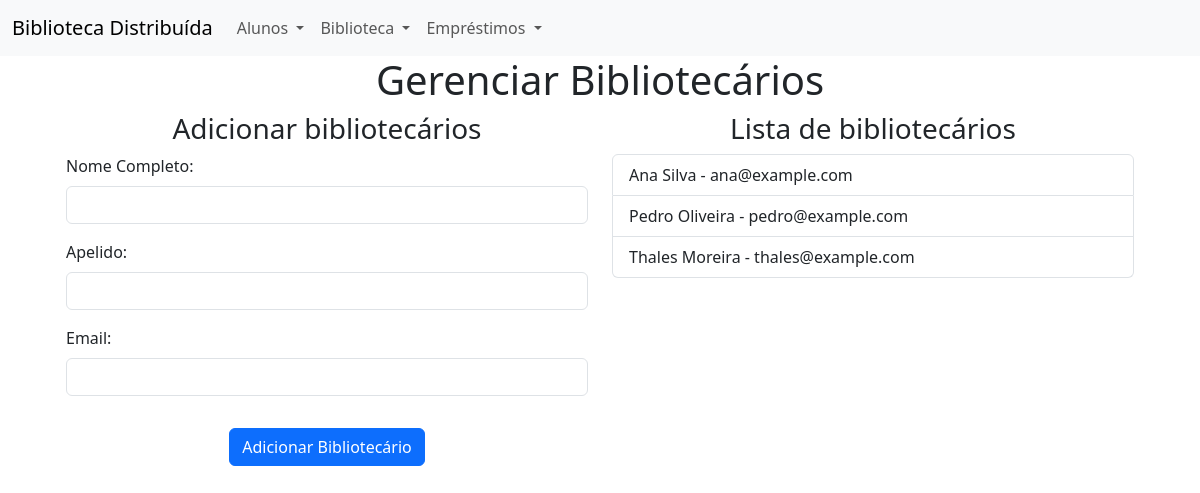
Page /bibliotecarios on the committed database.
### models.py (models this page shows)
class Bibliotecario(db.Model):
    id = db.Column(db.Integer, primary_key=True)
    nome_completo = db.Column(db.String(100), nullable=False)
    apelido = db.Column(db.String(50))
    email = db.Column(db.String(100), unique=True, nullable=False)

### views.py (the view)
@app.route('/bibliotecarios', methods=['GET', 'POST'])
def bibliotecarios():
    return controller.gerenciar_bibliotecarios()

### controller.py (called while the page is built, shortened)
@handle_request_with_error_handling
def gerenciar_bibliotecarios():
    bibliotecarios = Bibliotecario.query.all()
    return render_template('bibliotecarios.html', bibliotecarios=bibliotecarios, active_page='bibliotecarios')

### templates/bibliotecarios.html (shortened to what this page needs)
{% extends "index.html" %}
{% block content %}
<div class="container">
        <p class="h1 text-center">Gerenciar Bibliotecários</p>
    <div class="container">
        <div class="row">
            <div class="col">
                <p class="h3 text-center">Adicionar bibliotecários</p>
                <form action="{{ url_for('bibliotecarios') }}" method="POST">
            <div class="mb-3">
                <label class="form-label" for="nome_completo">Nome Completo:</label>
                <input class="form-control" type="text" id="nome_completo" name="nome_completo" required>
            </div>
            <div class="mb-3">
                <label class="form-label" for="apelido">Apelido:</label>
                <input class="form-control" type="text" id="apelido" name="apelido" required>
            </div>
            <div class="mb-3">
                <label  class="form-label" for="email">Email:</label>
                <input class="form-control" type="email" id="email" name="email" required>
            </div>
                    <div class="d-grid">
                        <button class="btn btn-primary mx-auto mt-3" type="submit">Adicionar Bibliotecário</button>
                    </div>
        </form>
            </div>
            <div class="col">
            <p class="h3 text-center">Lista de bibliotecários</p>
                <ul class="list-group">
            {% for bibliotecario in bibliotecarios %}
            <li class="list-group-item">{{ bibliotecario.nome_completo }} - {{ bibliotecario.email }}</li>
            {% endfor %}
        </ul>
            </div>
        </div>
    </div>
    </div>
{% endblock %}

### rows in the picture
Bibliotecario: nome_completo "Ana Silva", email "ana@example.com"
Bibliotecario: nome_completo "Pedro Oliveira", email "pedro@example.com"
Bibliotecario: nome_completo "Thales Moreira", email "thales@example.com"
